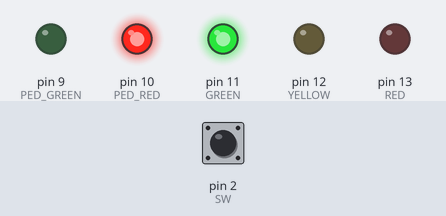
This sketch was run on a simulated Arduino Uno, built with avr-gcc and run on an emulated ATmega328P. Shown: output pins drawn as LEDs (lit = HIGH). The inputs (shaded band) are chosen by the test bench; at power-on: pin 2 (SW) HIGH.

Above: at 1.2 s.
1.3 s: pin 2 (SW) pulled LOW for 0.15 s
At 2.3 s:
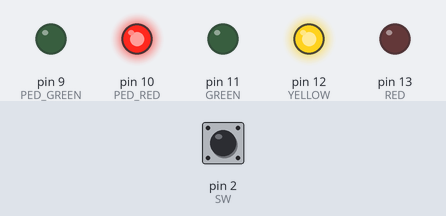
At 6.6 s:
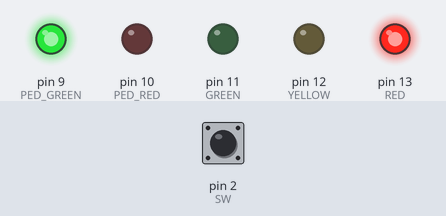
Timing chart, 0 to 14.8 s (numbered marks = the images above; inputs shaded):
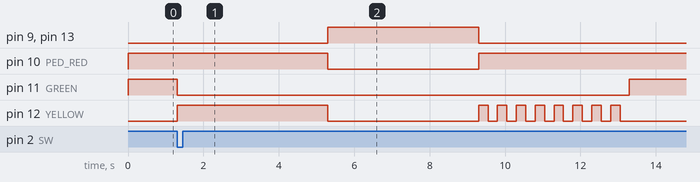

Measured:
- after the input at 1.3 s, pin 9 (PED_GREEN), pin 13 (RED): LOW → HIGH after 4.0 s, → LOW 4.0 s later; pin 10 (PED_RED): HIGH → LOW after 4.0 s, → HIGH 4.0 s later; pin 11 (GREEN): HIGH → LOW at once, → HIGH 12.0 s later; pin 12 (YELLOW): goes HIGH 4.0 s, LOW 4.0 s, 7 × (HIGH 0.25 s, LOW 0.25 s), HIGH 0.25 s, then LOW, starting at once

The sketch:

50-traffic_led_switch.ino
```cpp
/*
  This program simulates a simplified traffic light system with 3 LEDs for cars,
  2 LEDs for pedestrians, a pedestrian switch to change light sequence and a
  buzzer that plays a tune while pedestrians are allowed to cross.

  Initially both car GREEN and PED_RED are ON.
  Once the pedestrian button is pressed, the car LEDs cycle in 4 second intervals
  until the pedestrian cycle when the buzzer starts. After the pedestrian cycle
  is over, the lights cycle back to their initial condition.
*/

const int RED = 13;
const int YELLOW = 12;
const int GREEN = 11;
const int PED_RED = 10;
const int PED_GREEN = 9;
const int SW = 2;

int buttonState = 0;

void lightSequence() {
  digitalWrite(GREEN, LOW);
  digitalWrite(YELLOW, HIGH);
  delay(4000);
  digitalWrite(YELLOW, LOW);
  digitalWrite(RED, HIGH);
  digitalWrite(PED_RED, LOW);
  digitalWrite(PED_GREEN, HIGH);
  delay(4000);
  digitalWrite(PED_GREEN, LOW);
  digitalWrite(PED_RED, HIGH);
  digitalWrite(RED, LOW);
  flash(YELLOW);
}

void flash(int LED) {
  for (int i = 0; i < 8; i++) {
    digitalWrite(LED, HIGH);
  	delay(250);
  	digitalWrite(LED, LOW);
  	delay(250);
  }
}

void setup() {
  pinMode(RED, OUTPUT);
  pinMode(YELLOW, OUTPUT);
  pinMode(GREEN, OUTPUT);
  pinMode(PED_RED, OUTPUT);
  pinMode(PED_GREEN, OUTPUT);
  pinMode(SW, INPUT_PULLUP);
}

void loop(){
  buttonState = digitalRead(SW);

  if (buttonState == HIGH) {
    digitalWrite(PED_RED, HIGH);
    digitalWrite(GREEN, HIGH);
  }
  else {
    lightSequence();
  }
}
```
